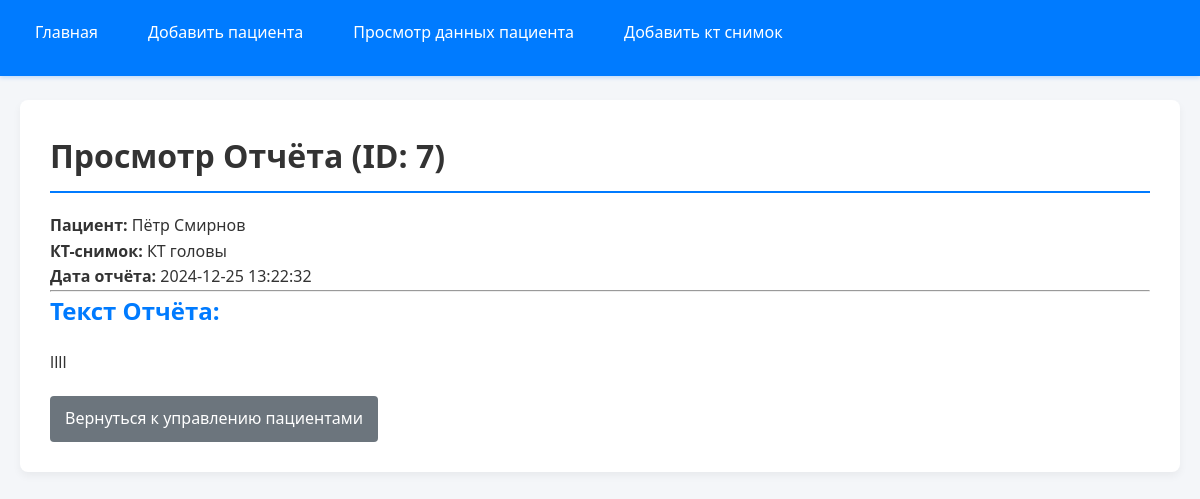
Page /view_report.php?report_id=7 (signed in) on the committed database.
### tables this page shows
CREATE TABLE `reports` (
  `report_id` int(11) NOT NULL,
  `image_id` int(11) NOT NULL,
  `specialist_id` int(11) NOT NULL,
  `report_text` text NOT NULL,
  `report_date` datetime DEFAULT current_timestamp()
);

CREATE TABLE `patients` (
  `patient_id` int(11) NOT NULL,
  `full_name` varchar(100) NOT NULL,
  `date_of_birth` date NOT NULL,
  `hospital_id` int(11) NOT NULL,
  `additional_info` text DEFAULT NULL
);

CREATE TABLE `ct_images` (
  `image_id` int(11) NOT NULL,
  `patient_id` int(11) NOT NULL,
  `image_path` longtext NOT NULL,
  `ct_name` varchar(255) DEFAULT NULL,
  `processed_status` enum('processed','unprocessed') NOT NULL DEFAULT 'unprocessed',
  `processed_date` datetime DEFAULT NULL
);

### view_report.php (the view, shortened to what this page needs)
<?php
require_once __DIR__ . '/boot.php';
function getSpecialistId($pdo, $user_id) {
    $stmt = $pdo->prepare("SELECT specialist_id FROM specialists WHERE user_id = :uid");
    $stmt->execute([':uid' => $user_id]);
    $result = $stmt->fetch(PDO::FETCH_ASSOC);
    return $result ? $result['specialist_id'] : null;
}
$user_id = $_SESSION['user_id'];
$specialist_id = getSpecialistId($pdo, $user_id);
$report_id = isset($_GET['report_id']) ? (int)$_GET['report_id'] : 0;
try {
    $stmt = $pdo->prepare("SELECT r.report_id, r.report_text, r.report_date, p.full_name, c.ct_name
                           FROM reports r
                           JOIN ct_images c ON r.image_id = c.image_id
                           JOIN patients p ON c.patient_id = p.patient_id
                           WHERE r.report_id = :rid AND r.specialist_id = :sid");
    $stmt->execute([':rid' => $report_id, ':sid' => $specialist_id]);
    $report = $stmt->fetch(PDO::FETCH_ASSOC);
} catch (PDOException $e) {
    exit("Ошибка при получении отчёта: " . htmlspecialchars($e->getMessage()));
}
?>
<!DOCTYPE html>
<html lang="ru">
<head>
    <link rel="stylesheet" href="css/info.css">
</head>
<body>
<header>
        <nav>
            <ul>
                <li><a href="tables.php">Главная</a></li>
                <li><a href="add_patient.php">Добавить пациента</a></li>
                <li><a href="edit_patient.php">Просмотр данных пациента</a></li>
                <li><a href="add_ct_image.php">Добавить кт снимок</a></li>
            </ul>
        </nav>
    </header>
    <main>
        <div class="container">
            <h1>Просмотр Отчёта (ID: <?= htmlspecialchars($report['report_id']) ?>)</h1>
            <p><strong>Пациент:</strong> <?= htmlspecialchars($report['full_name']) ?></p>
            <p><strong>КТ-снимок:</strong> <?= htmlspecialchars($report['ct_name'] ?: 'Без названия') ?></p>
            <p><strong>Дата отчёта:</strong> <?= htmlspecialchars($report['report_date']) ?></p>
            <hr>
            <h2>Текст Отчёта:</h2>
            <p><?= nl2br(htmlspecialchars($report['report_text'])) ?></p>
            <div class="return-link">
                <a href="edit_patient.php">Вернуться к управлению пациентами</a>
            </div>
        </div>
    </main>
</body>
</html>

### css/info.css (style rules this page uses)
* { margin: 0; padding: 0; box-sizing: border-box; }
body { font-family: 'Segoe UI', Tahoma, Geneva, Verdana, sans-serif; background-color: #f4f6f9; color: #333; line-height: 1.6; }
header { background-color: #007bff; box-shadow: 0 2px 4px rgba(0, 123, 255, 0.2); position: fixed; width: 100%; top: 0; left: 0; z-index: 1000; }
header nav { max-width: 1200px; margin: 0 auto; padding: 10px 20px; }
header nav ul { list-style: none; display: flex; justify-content: flex-start; align-items: center; }
header nav ul li { margin-right: 20px; }
header nav ul li a { display: block; padding: 10px 15px; text-decoration: none; color: #fff; font-weight: 500; border-radius: 4px; transition: background-color 0.3s ease; }
main { padding: 100px 20px 40px; max-width: 1200px; margin: 0 auto; }
.container { background: #fff; padding: 30px; border-radius: 8px; box-shadow: 0 4px 8px rgba(0,0,0,0.05); margin-bottom: 40px; }
h1, h2, h3 { margin-bottom: 20px; font-weight: 700; color: #333; }
h1 { font-size: 2em; border-bottom: 2px solid #007bff; padding-bottom: 10px; }
h2 { font-size: 1.5em; color: #007bff; }
a { color: #007bff; text-decoration: none; transition: color 0.3s ease; }
ul { list-style-type: none; padding: 0; }
ul li { margin-bottom: 10px; font-size: 1em; }
.return-link { margin-top: 20px; }
.return-link a { display: inline-block; padding: 10px 15px; background-color: #6c757d; color: #fff; border-radius: 4px; transition: background-color 0.3s ease; }

### rows in the picture
reports: report_id "7", patients.full_name "Пётр Смирнов", image.ct_name "КТ головы", report_date "2024-12-25 13:22:32", report_text "llll"
